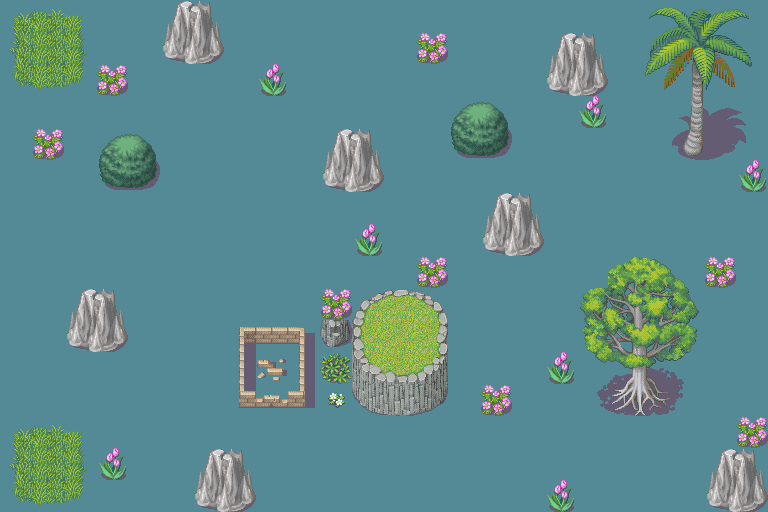

This game map was drawn from its Tiled (.tmx) file and the tilesets committed beside it. A one-line description and the full map source follow:
An orthogonal 24x16 tile map with 32x32 px tiles, 2 tile layers (块层 1, 块层 2).

<map version="1.0" tiledversion="1.1.5" orientation="orthogonal" renderorder="right-down" width="24" height="16" tilewidth="32" tileheight="32" infinite="0" nextobjectid="1">
 <tileset firstgid="1" name="source" tilewidth="32" tileheight="32" tilecount="312" columns="8">
  <image source="source.png" width="256" height="1260" />
 </tileset>
 <layer name="块层 1" width="24" height="16">
  <data encoding="csv">
0,0,0,0,0,0,0,0,0,0,0,0,0,0,0,0,0,0,0,0,0,0,0,0,
0,0,0,0,0,0,0,0,0,0,0,0,0,0,0,0,0,0,0,0,0,0,0,0,
0,0,0,0,0,0,0,0,0,0,0,0,0,0,0,0,0,0,0,0,0,0,0,0,
0,0,0,0,0,0,0,0,0,0,0,0,0,0,0,0,0,0,0,0,0,0,0,0,
0,0,0,0,0,0,0,0,0,0,0,0,0,0,0,0,0,0,0,0,0,0,0,0,
0,0,0,0,0,0,0,0,0,0,0,0,0,0,0,0,0,0,0,0,0,0,0,0,
0,0,0,0,0,0,0,0,0,0,0,0,0,0,0,0,0,0,0,0,0,0,0,0,
0,0,0,0,0,0,0,0,0,0,0,0,0,0,0,0,0,0,0,0,0,0,0,0,
0,0,0,0,0,0,0,0,0,0,0,0,0,0,0,0,0,0,0,0,0,0,0,0,
0,0,0,0,0,0,0,0,0,0,0,0,0,0,0,0,0,0,0,0,0,0,0,0,
0,0,0,0,0,0,0,0,0,0,0,0,0,0,0,0,0,0,0,0,0,0,0,0,
0,0,0,0,0,0,0,0,0,0,0,0,0,0,0,0,0,0,0,0,0,0,0,0,
0,0,0,0,0,0,0,0,0,0,0,0,0,0,0,0,0,0,0,0,0,0,0,0,
0,0,0,0,0,0,0,0,0,0,0,0,0,0,0,0,0,0,0,0,0,0,0,0,
0,0,0,0,0,0,0,0,0,0,0,0,0,0,0,0,0,0,0,0,0,0,0,0,
0,0,0,0,0,0,0,0,0,0,0,0,0,0,0,0,0,0,0,0,0,0,0,0
</data>
 </layer>
 <layer name="块层 2" width="24" height="16">
  <data encoding="csv">
188,189,190,88,88,165,166,88,88,88,88,88,88,88,88,88,88,88,88,88,105,106,107,108,
196,197,198,88,88,173,174,88,88,88,88,88,88,75,88,88,88,165,166,88,113,114,115,116,
204,205,206,75,88,88,88,88,119,88,88,88,88,88,88,88,88,173,174,88,121,122,123,124,
88,88,88,88,88,88,88,88,88,88,88,88,88,88,109,110,88,88,119,88,129,130,131,132,
88,75,88,109,110,88,88,88,88,88,165,166,88,88,117,118,88,88,88,88,137,138,139,140,
88,88,88,117,118,88,88,88,88,88,173,174,88,88,88,88,88,88,88,88,88,88,88,119,
199,199,199,199,199,199,88,88,88,88,88,88,88,88,88,165,166,88,88,88,88,88,88,88,
199,199,199,199,199,199,199,199,88,88,88,119,88,88,88,173,174,88,88,88,88,88,88,88,
199,199,199,199,199,199,199,199,88,88,88,88,88,75,88,88,88,88,88,146,147,148,75,88,
199,199,165,166,199,199,199,199,88,88,75,77,78,79,80,88,88,88,153,154,155,156,88,88,
199,199,173,174,199,199,199,81,82,83,84,85,86,87,88,88,88,88,161,162,163,164,88,88,
199,199,199,199,199,199,199,89,90,91,92,93,94,95,96,88,88,119,169,170,171,172,88,88,
199,199,199,199,199,199,199,97,98,99,100,101,102,103,104,75,88,88,177,178,179,180,88,88,
188,189,190,88,88,88,88,88,88,88,88,88,88,88,88,88,88,88,88,88,88,88,88,75,
196,197,198,119,88,88,165,166,88,88,88,88,88,88,88,88,88,88,88,88,88,88,165,166,
204,205,206,88,88,88,173,174,88,88,88,88,88,88,88,88,88,119,88,88,88,88,173,174
</data>
 </layer>
</map>